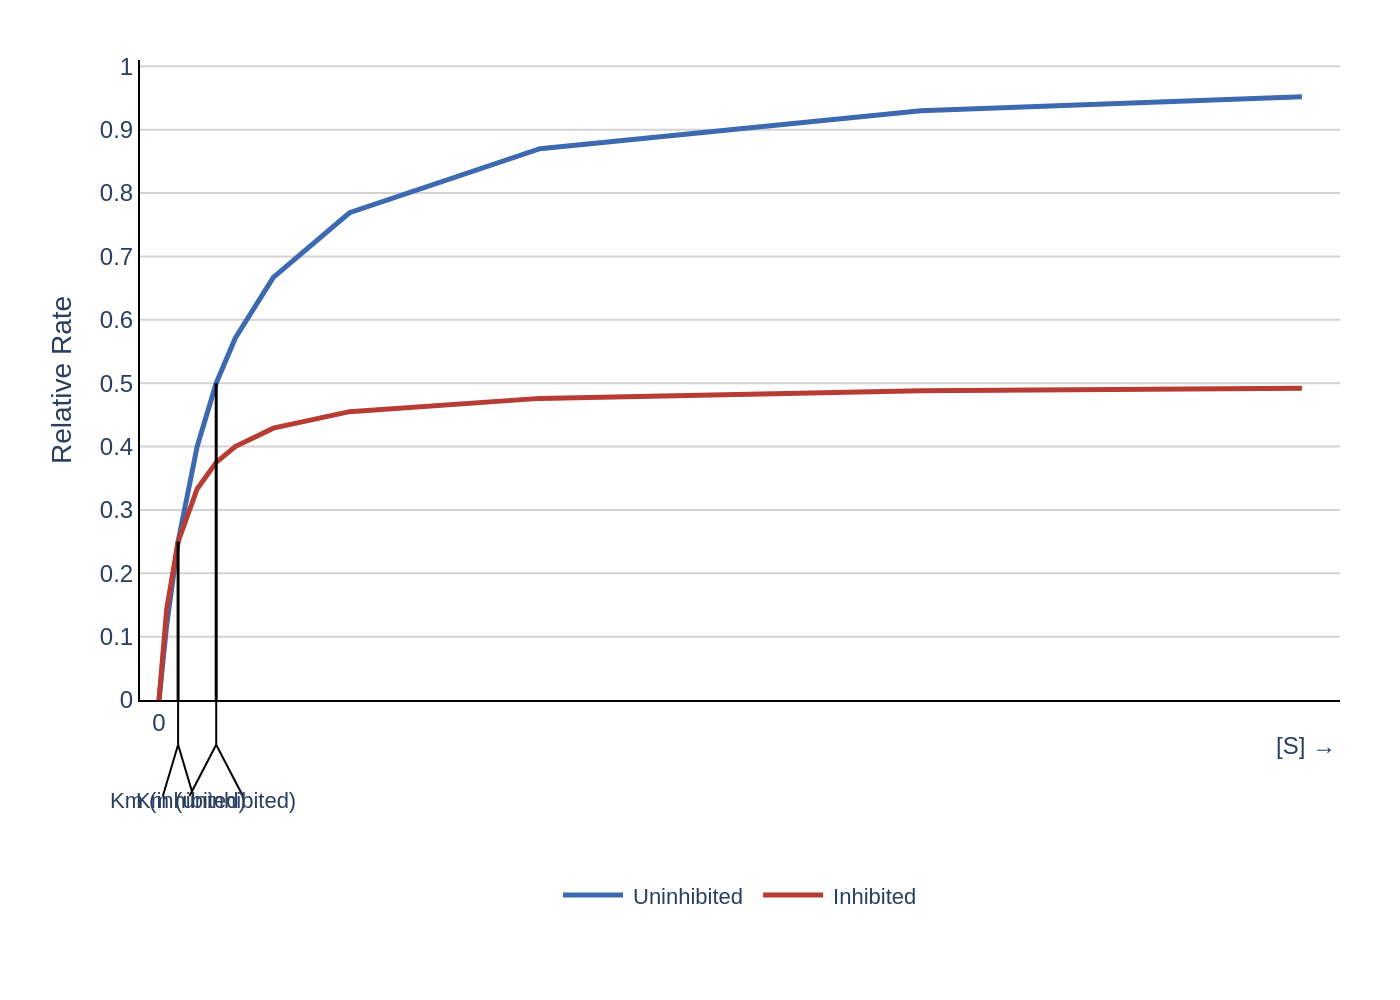

Python code for this plot:
import sys
import json
import pathlib
import plotly.graph_objects as go

# Ensure a JSON file path is provided as a command-line argument
if len(sys.argv) != 2:
    print("Usage: python generate_chart.py <path_to_json_file>")
    sys.exit(1)

# Read the JSON file
json_path = pathlib.Path(sys.argv[1])
if not json_path.is_file():
    print(f"Error: File not found at {json_path}")
    sys.exit(1)

with open(json_path, 'r', encoding='utf-8') as f:
    config = json.load(f)

# Extract data and text from the JSON structure
chart_data = config['chart_data']
texts = config['texts']
colors = config['colors']
annotations_data = config['annotations_data']

# Initialize the figure
fig = go.Figure()

# Add data series to the figure
for series, color in zip(chart_data, colors):
    fig.add_trace(go.Scatter(
        x=series['x'],
        y=series['y'],
        name=series['name'],
        mode='lines',
        line=dict(color=color, width=2.5),
        hoverinfo='none'
    ))

# Add vertical lines and annotations for Km values
km_i = annotations_data['km_inhibited']
km_u = annotations_data['km_uninhibited']

# Vertical lines from x-axis to the curve
fig.add_shape(type="line", x0=km_i['x'], y0=0, x1=km_i['x'], y1=km_i['y'], line=dict(color="black", width=1.5))
fig.add_shape(type="line", x0=km_u['x'], y0=0, x1=km_u['x'], y1=km_u['y'], line=dict(color="black", width=1.5))

# --- Custom X-axis annotations and brackets ---
# Y-coordinates in 'paper' unit for consistent positioning below the plot area
Y_TEXT_PAPER = -0.18
Y_BRACKET_END_PAPER = -0.15
Y_TICK_BOTTOM_PAPER = -0.07

# Annotation for Km (inhibited)
fig.add_annotation(x=km_i['x'], y=Y_TEXT_PAPER, text=km_i['label'], showarrow=False, xref="x", yref="paper", font_size=11)
fig.add_shape(type="line", xref="x", yref="paper", x0=km_i['x'], y0=0, x1=km_i['x'], y1=Y_TICK_BOTTOM_PAPER, line=dict(color="black", width=1))
fig.add_shape(type="line", xref="x", yref="paper", x0=km_i['x'], y0=Y_TICK_BOTTOM_PAPER, x1=km_i['x'] - 0.4, y1=Y_BRACKET_END_PAPER, line=dict(color="black", width=1))
fig.add_shape(type="line", xref="x", yref="paper", x0=km_i['x'], y0=Y_TICK_BOTTOM_PAPER, x1=km_i['x'] + 0.4, y1=Y_BRACKET_END_PAPER, line=dict(color="black", width=1))

# Annotation for Km (uninhibited)
fig.add_annotation(x=km_u['x'], y=Y_TEXT_PAPER, text=km_u['label'], showarrow=False, xref="x", yref="paper", font_size=11)
fig.add_shape(type="line", xref="x", yref="paper", x0=km_u['x'], y0=0, x1=km_u['x'], y1=Y_TICK_BOTTOM_PAPER, line=dict(color="black", width=1))
fig.add_shape(type="line", xref="x", yref="paper", x0=km_u['x'], y0=Y_TICK_BOTTOM_PAPER, x1=km_u['x'] - 0.7, y1=Y_BRACKET_END_PAPER, line=dict(color="black", width=1))
fig.add_shape(type="line", xref="x", yref="paper", x0=km_u['x'], y0=Y_TICK_BOTTOM_PAPER, x1=km_u['x'] + 0.7, y1=Y_BRACKET_END_PAPER, line=dict(color="black", width=1))

# Update layout for axes, titles, legend, and aesthetics
fig.update_layout(
    font=dict(family="Arial", size=12),
    yaxis_title=texts['y_axis_title'],
    xaxis=dict(
        showgrid=False,
        zeroline=False,
        showline=True,
        linewidth=1,
        linecolor='black',
        tickmode='array',
        tickvals=[0],
        ticktext=['0'],
        range=[-0.5, 31],
        showticklabels=True
    ),
    yaxis=dict(
        title_standoff=10,
        showgrid=True,
        gridcolor='lightgray',
        zeroline=False,
        showline=True,
        linewidth=1,
        linecolor='black',
        range=[0, 1.01],
        tickmode='linear',
        dtick=0.1
    ),
    plot_bgcolor='white',
    legend=dict(
        orientation='h',
        yanchor='bottom',
        y=-0.35,
        xanchor='center',
        x=0.5,
        font_size=11
    ),
    margin=dict(l=70, r=30, t=30, b=150)
)

# Add x-axis title as an annotation to position it on the right
fig.add_annotation(
    text=texts['x_axis_title'],
    xref="paper", yref="paper",
    x=1.0, y=-0.1,
    showarrow=False,
    xanchor='right',
    font_size=12
)

# Generate the output image file
output_filename_base = json_path.stem
fig.write_image(f"{output_filename_base}.png", scale=2)
print(f"Chart saved to {output_filename_base}.png")
